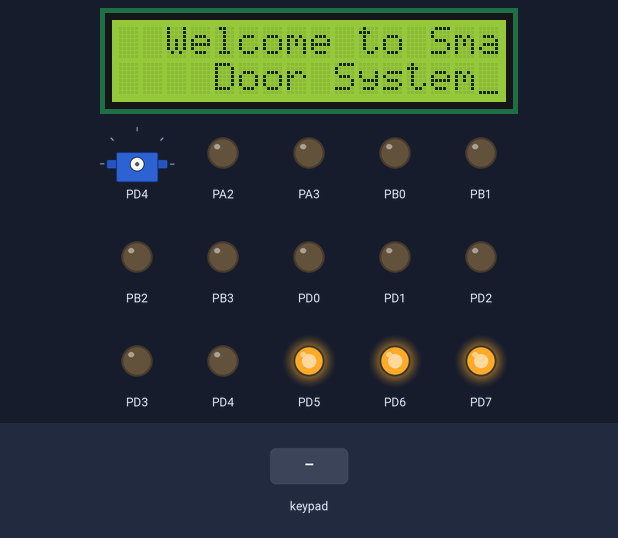
The program below on a simulated ATmega32, built with avr-gcc and emulated at 16 MHz. Shown: 20×4 character LCD, servo, output pins drawn as LEDs (lit = HIGH). Wiring (inferred from the names in the program): 4×4 keypad with keys 7 8 9 / 4 5 6 * 1 2 3 - . 0 = +: rows PC4, PC5, PC6, PC7; columns PC0, PC1, PC2, PC3; character LCD (HD44780): RS PA5; R/W PA6; E PA7; data PB4, PB5, PB6, PB7. The inputs (shaded band) are chosen by the test bench. Servo pulses on a pin are drawn as a servo (544–2400 µs = 0–180°); pins used as bus, display or sensor lines are not drawn. At 6.8 s the program stops and its outputs stay as they are.

Above: at 1.2 s.
1.3 s: key '.' pressed
At 2.9 s:
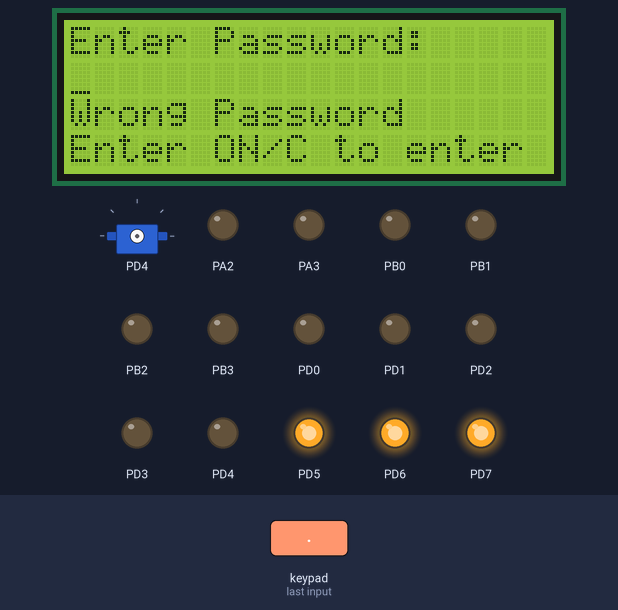
3.8 s: keypad keys 1 2 3 pressed 0.4 s apart
At 5.6 s:
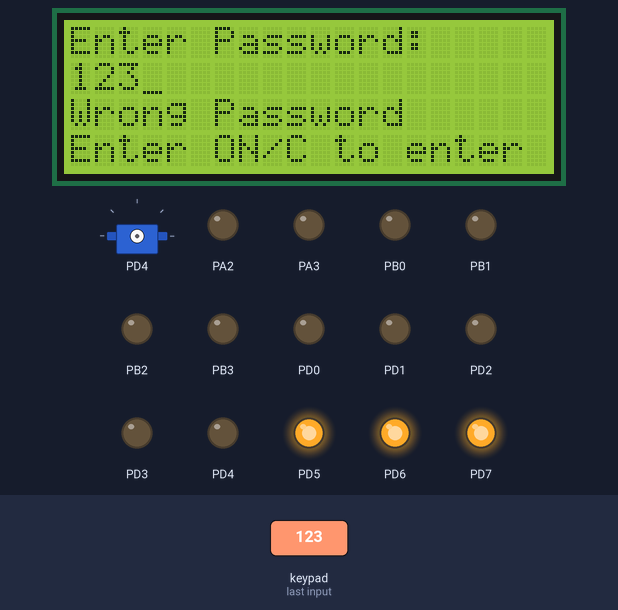
6.5 s: key '.' pressed
At 7.4 s:
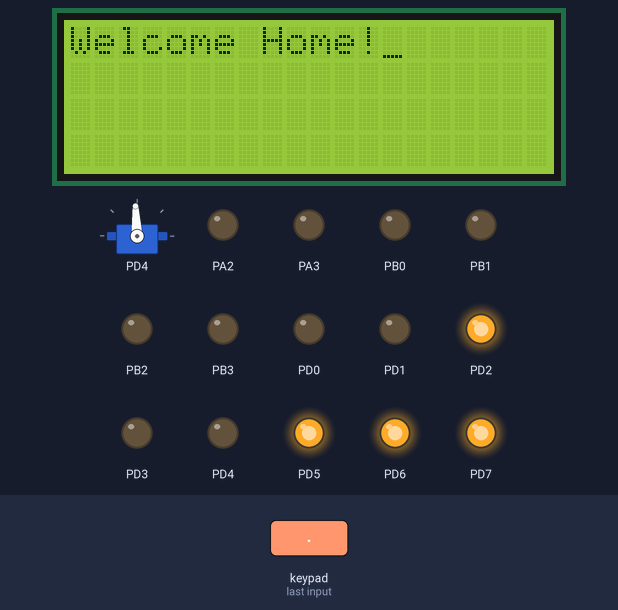
Timing chart, 0 to 8.3 s (numbered marks = the images above; inputs shaded):
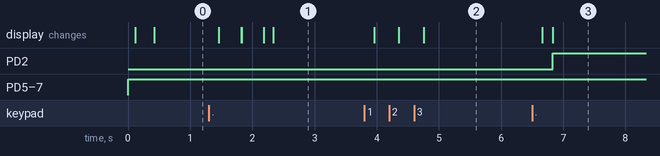

The program:

main.c
```c
/*
 * main.c
 *
 *  Created on: Mar 20, 2024
 *      Author: Mohamed Hussein
 */

#include "STD_TYPES.h"
#include "User_Functions.h"
#include "util/delay.h"

#include "DIO_interface.h"
#include "TIMER_interface.h"

#include "LCD_interface.h"
#include "KEYPAD_interface.h"
#include "SERVO_interface.h"
#include "LED_interface.h"

#define NOT_PRESSED			0x00


void main()
{
	u8 Local_u8Trials = 0, Local_u8Iterator = 0;
	u8 Local_u8Pass[4] = "123", Local_u8Password[20] = {NOT_PRESSED};

	DIO_voidInit();
	LCD_voidInit();


	LCD_u8GoToRowCol(LCD_ROW0, LCD_COL2);
	LCD_u8SendString("Welcome to Smart");
	LCD_u8GoToRowCol(LCD_ROW1, LCD_COL4);
	LCD_u8SendString("Door System");
	_delay_ms(1000);

	LCD_voidClearDisplay();
	LCD_u8GoToRowCol(LCD_ROW0, LCD_COL0);
	LCD_u8SendString("Enter Password:");
	LCD_u8GoToRowCol(LCD_ROW3, LCD_COL0);
	LCD_u8SendString("Enter ON/C to enter");


	while(1)
	{
		while(Local_u8Trials < 3)
		{
			LCD_u8GoToRowCol(LCD_ROW1, LCD_COL0);
			while(Local_u8Iterator < 20)
			{
				do
				{
					Local_u8Password[Local_u8Iterator] = KEYPAD_u8GetPressedKey();

					if(Local_u8Password[Local_u8Iterator] == '/' || Local_u8Password[Local_u8Iterator] == '*' ||
							Local_u8Password[Local_u8Iterator] == '-' || Local_u8Password[Local_u8Iterator] == '+' ||
							Local_u8Password[Local_u8Iterator] == '=')
						Local_u8Password[Local_u8Iterator] = 0x00;

				}while(Local_u8Password[Local_u8Iterator] == 0x00);

				if(Local_u8Password[Local_u8Iterator] == '.')
				{
					Local_u8Password[Local_u8Iterator] = NOT_PRESSED;
					break;
				}

				LCD_voidSendCharacter(Local_u8Password[Local_u8Iterator]);
				Local_u8Iterator++;
			}

			if(0 == StringCompare((const char*) Local_u8Pass, (const char*) Local_u8Password))
			{
				LCD_voidClearDisplay();
				LCD_u8GoToRowCol(LCD_ROW0, LCD_COL0);
				LCD_u8SendString("Welcome Home!");
				SERVO_u8SetAngle(TIMER1_CHANNEL_B, 90);
				LED_u8On(DIO_PORTD, DIO_PIN2);
				Local_u8Trials = 4;
				break;
			}
			else
			{
				Local_u8Iterator = 0;
				StringReset((char*) Local_u8Password, 20);
				LCD_u8GoToRowCol(LCD_ROW1, LCD_COL0);
				LCD_u8SendString("                    ");
				LCD_u8GoToRowCol(LCD_ROW2, LCD_COL0);
				LCD_u8SendString("Wrong Password");
			}

			Local_u8Trials++;

		}

		if(Local_u8Trials == 3)
		{
			Local_u8Trials++;

			LCD_voidClearDisplay();
			LCD_u8GoToRowCol(LCD_ROW0, LCD_COL0);
			LCD_u8SendString("Thieeeeeef!!!");
			LCD_u8GoToRowCol(LCD_ROW1, LCD_COL0);
			LCD_u8SendString("Calling 911 !!");
			LED_u8On(DIO_PORTD, DIO_PIN0);
			LED_u8On(DIO_PORTD, DIO_PIN1);
		}

	}
}
```

LED_interface.h
```c
/***************************************************************************************/
/*************             Author: Mohamed Hussein              ************************/
/*************             File: LED_interface.h	            ************************/
/***************************************************************************************/

#ifndef LED_INTERFACE_H
#define LED_INTERFACE_H

/*********************************		Error classification	******************************/
#define LED_E_PARAM_INVALID_PIN_ID			0x0A
#define LED_E_PARAM_INVALID_PORT_ID			0x0B


/* NOTE:
 * 		Don't forget to configure the pins needed as output in DIO_config.h
 */

/********************************				Function Prototypes				********************************/
/* @brief		shall on the led required
* @paramin		copy_u8Port / PORT - copy_u8Pin / PIN
* @paramout		none
* @retval		Error of wrong paramin
*/
u8 LED_u8On (u8 copy_u8Port, u8 copy_u8Pin);

/* @brief		shall off the led required
* @paramin		copy_u8Port / PORT - copy_u8Pin / PIN
* @paramout		none
* @retval		Error of wrong paramin
*/
u8 LED_u8Off (u8 copy_u8Port, u8 copy_u8Pin);

/* @brief		shall toggle the led required
* @paramin		copy_u8Port / PORT - copy_u8Pin / PIN
* @paramout		none
* @retval		Error of wrong paramin
*/
u8 LED_u8Tog (u8 copy_u8Port, u8 copy_u8Pin);

#endif
```

LED_program.c
```c
/***************************************************************************************/
/*************             Author: Mohamed Hussein              ************************/
/*************             File: LED_program.c		            ************************/
/***************************************************************************************/
#include "STD_TYPES.h"
#include "BIT_MATH.h"

#include "DIO_interface.h"

#include "LED_interface.h"


/********************************				Function Definitions				********************************/

u8 LED_u8On (u8 copy_u8Port, u8 copy_u8Pin)
{
	u8 Local_u8ErrorState = OK;

	if(copy_u8Port >= DIO_PORTA && copy_u8Port <= DIO_PORTD)
	{
		if(copy_u8Pin >= DIO_PIN0 && copy_u8Pin <= DIO_PIN7)
		{
			DIO_u8SetPinValue(copy_u8Port, copy_u8Pin, DIO_PIN_HIGH);
		}
		else
			Local_u8ErrorState = LED_E_PARAM_INVALID_PIN_ID;
	}
	else
		Local_u8ErrorState = LED_E_PARAM_INVALID_PORT_ID;

	return Local_u8ErrorState;
}

u8 LED_u8Off (u8 copy_u8Port, u8 copy_u8Pin)
{
	u8 Local_u8ErrorState = OK;

	if(copy_u8Port >= DIO_PORTA && copy_u8Port <= DIO_PORTD)
	{
		if(copy_u8Pin >= DIO_PIN0 && copy_u8Pin <= DIO_PIN7)
		{
			DIO_u8SetPinValue(copy_u8Port, copy_u8Pin, DIO_PIN_LOW);
		}
		else
			Local_u8ErrorState = LED_E_PARAM_INVALID_PIN_ID;
	}
	else
		Local_u8ErrorState = LED_E_PARAM_INVALID_PORT_ID;

	return Local_u8ErrorState;
}

u8 LED_u8Tog (u8 copy_u8Port, u8 copy_u8Pin)
{
	u8 Local_u8ErrorState = OK;

	if(copy_u8Port >= DIO_PORTA && copy_u8Port <= DIO_PORTD)
	{
		if(copy_u8Pin >= DIO_PIN0 && copy_u8Pin <= DIO_PIN7)
		{
			DIO_u8TogglePinValue(copy_u8Port, copy_u8Pin);
		}
		else
			Local_u8ErrorState = LED_E_PARAM_INVALID_PIN_ID;
	}
	else
		Local_u8ErrorState = LED_E_PARAM_INVALID_PORT_ID;

	return Local_u8ErrorState;
}
```

SERVO_interface.h
```c
/***************************************************************************************/
/*************             Author: Mohamed Hussein              ************************/
/*************             File: SERVO_interface.h	            ************************/
/***************************************************************************************/

#ifndef SERVO_INTERFACE_H
#define SERVO_INTERFACE_H

/* NOTE:
 * 		Don't forget to configure the pins needed in DIO_config.h
 */

/*********************************		Error classification	******************************/
//API called with out of range angle
#define SERVO_E_PARAM_ANGLE_ID					0x0A

/********************************				Function Prototypes				********************************/
/* @brief		shall rotate the servo motor to a specified angle
* @paramin		copy_u8Angle / angle to be set to servo
* @paramout		none
* @retval		error of wrong paramin
*/
u8 SERVO_u8SetAngle (u8 copy_u8TimerChannel, u8 copy_u8Angle);

/* @brief		shall stop the PWM input to the servo
* @paramin		none
* @paramout		none
* @retval		none
*/
void SERVO_voidStop (void);

#endif
```

SERVO_program.c
```c
/***************************************************************************************/
/*************             Author: Mohamed Hussein              ************************/
/*************             File: SERVO_program.c		            ************************/
/***************************************************************************************/
#include "STD_TYPES.h"
#include "BIT_MATH.h"
#include "User_Functions.h"

#include "TIMER_interface.h"

#include "SERVO_interface.h"


/********************************				Function Definitions				********************************/

u8 SERVO_u8SetAngle (u8 copy_u8TimerChannel, u8 copy_u8Angle)
{
	u8 Local_u8ErrorState = OK, Local_u8Duty = 0;

	if(copy_u8Angle <= 180)
	{
		Local_u8Duty = s32Map(0,180,50,100,copy_u8Angle);
		TIMER1_u8GeneratePWM(copy_u8TimerChannel, 50,Local_u8Duty);
	}
	else
		Local_u8ErrorState = SERVO_E_PARAM_ANGLE_ID;

	return Local_u8ErrorState;
}

void SERVO_voidStop (void)
{
	TIMER1_voidStop();
}
```

TIMER_interface.h
```c
/***************************************************************************************/
/*************             Author: Mohamed Hussein              ************************/
/*************             File: TIMER_interface.h	            ************************/
/***************************************************************************************/


#ifndef TIMER_INTERFACE_H
#define TIMER_INTERFACE_H


/*NOTE: CPU Freq. = 16 MHz
 * Non-Inverted mode  --> controls Ton (bigger compare value, bigger Ton)
 * Inverted mode  	  --> controls Toff (bigger compare value, bigger Toff)
 * */

/*********************************		Error classification	******************************/
//Invalid Timer interrupt ID requested
#define TIMER_E_PARAM_INVALID_INT_ID				0x0A
//APIs called with a Null Pointer
#define TIMER_E_PARAM_POINTER						0x0B
//APIs is busy
#define TIMER_E_BUSY								0x0C
//Invalid Timer duty cycle ID requested
#define TIMER_E_PARAM_INVALID_DUTY_ID				0x0E
//Invalid Timer freq ID requested
#define TIMER_E_PARAM_INVALID_FREQ_ID				0x0F
//Invalid Timer channel ID requested
#define TIMER_E_PARAM_INVALID_CHANNEL_ID			0x10
//Invalid Timer PWM configuration (timer mode not pwm mode or compare match mode)
#define TIMER_E_INVALID_PWM_CONFIG					0x11


/*********************************		MACROs	******************************/
/* Waveform Generation Mode for TIMER0 & TIMER2*/
#define TIMER_NORMAL						0
#define TIMER_PWM							1			//PWM, Phase Correct
#define TIMER_CTC							2
#define TIMER_FAST_PWM						3

/* Waveform Generation Mode for TIMER1 */
#define TIMER1_NORMAL						0
#define TIMER1_PWM_8BIT						1
#define TIMER1_PWM_9BIT						2
#define TIMER1_PWM_10BIT					3
#define TIMER1_CTC_OCR1A					4
#define TIMER1_FAST_PWM_8BIT				5
#define TIMER1_FAST_PWM_9BIT				6
#define TIMER1_FAST_PWM_10BIT				7
#define TIMER1_PWM_PFC_ICR1					8		//PWM, Phase and Frequency Correct
#define TIMER1_PWM_PFC_OCR1A				9		//PWM, Phase and Frequency Correct
#define TIMER1_PWM_ICR1						10
#define TIMER1_PWM_OCR1A					11
#define TIMER1_CTC_ICR1						12
#define TIMER1_FAST_PWM_ICR1				14
#define TIMER1_FAST_PWM_OCR1A				15

/* Compare Match Output Mode for TIMER0 & TIMER1 & TIMER2*/
//non-PWM Mode
#define TIMER_COMP_NORMAL			0		//Normal port operation, OCx disconnected
/*non-PWM Mode: Toggle OCx on compare match, Fast PWM Mode & Phase Correct PWM Mode reserved*/
#define TIMER_COMP_TOG_OCx			1
/*non-PWM Mode: Clear OCx on compare match, Fast PWM Mode: Clear OCx on compare match, set OCx at TOP (non-inverting),
* Phase Correct PWM Mode: Clear OCx on compare match when up-counting. Set OCx on compare match when downcounting (non-inverting).*/
#define TIMER_COMP_CLR_OCx			2
/*non-PWM Mode: Set OCx on compare match, Fast PWM Mode: Set OCx on compare match, clear OCx at TOP (inverting),
* Phase Correct PWM Mode: Set OCx on compare match when up-counting. Clear OCx on compare match when downcounting (inverting).*/
#define TIMER_COMP_SET_OCx			3


/* Clock Select / Prescaler for TIMER0 & TIMER1*/
#define TIMER_NO_CLOCK						0			//No clock source (Timer/Counter stopped).
#define TIMER_NO_PRESCALER					1			//clkI/O/(No prescaling)
#define TIMER_CLOCK_8						2
#define TIMER_CLOCK_64						3
#define TIMER_CLOCK_256						4
#define TIMER_CLOCK_1024					5
#define TIMER_EXT0_CLOCK					6		//External clock source on T0 pin. Clock on falling edge.
#define TIMER_EXT1_CLOCK					7		//External clock source on T0 pin. Clock on rising edge.

/* Clock Select / Prescaler for TIMER2*/
#define TIMER2_NO_CLOCK						0			//No clock source (Timer/Counter stopped).
#define TIMER2_NO_PRESCALER					1			//clkI/O/(No prescaling)
#define TIMER2_CLOCK_8						2
#define TIMER2_CLOCK_32						3
#define TIMER2_CLOCK_64						4
#define TIMER2_CLOCK_128					5
#define TIMER2_CLOCK_256					6
#define TIMER2_CLOCK_1024					7

/* TIMER1 Channels*/
#define TIMER1_CHANNEL_A					0
#define TIMER1_CHANNEL_B					1

/* Enable or Disable for TIMER0 & TIMER1 & TIMER2*/
#define TIMER_DISABLE					0
#define TIMER_ENABLE					1

/* interrupt sources for TIMER0 & TIMER1 & TIMER2 */
#define TIMER0_OVF						0
#define TIMER0_COMP						1
#define TIMER1_OVF						2
#define TIMER1_COMPB					3
#define TIMER1_COMPA					4
#define TIMER1_CAPT						5
#define TIMER2_OVF						6
#define TIMER2_COMP						7


/********************************				Function Prototypes				********************************/

/********************************				 TIMER0  						********************************/
/* @brief		shall initialize TIMER0 with the configuration set in TIMER_config.h
* @paramin		none
* @paramout		none
* @retval		none
*/
void TIMER0_voidInit(void);

/* @brief		shall initialize TIMER0 TCNT0 with preload value
* @paramin		copy_u8Preload / Timer0 preload value
* @paramout		none
* @retval		none
*/
void TIMER0_voidSetPreload(u8 copy_u8Preload);

/* @brief		shall initialize TIMER0 OCR0 with compare match value
* @paramin		copy_u8CompValue / Timer0 compare match value
* @paramout		none
* @retval		none
*/
void TIMER0_voidSetCompMatchValue(u8 copy_u8CompValue);

/* @brief		shall Force Output Compare for TIMER0
* @paramin		none
* @paramout		none
* @retval		none
*/
void TIMER0_voidForceOutputComp(void);

/* @brief		shall generate PWM using TIMER0
* @paramin		copy_u32Freq / frequency in Hz (min = CPU_FREQ/(1024UL * 256), max = CPU_FREQ / 256) -
* 				copy_u16Duty / duty cycle (range: 0 : 100, but first multiply it by 10)
* @paramout		none
* @retval		error of wrong paramin
* @note			note: 1000 = 100% , 500 = 50%, 20 = 2%
* @note 		due to few prescalers ranges, the output freq. will be nearly to the required
* @note			remember to configure TIMER0_MODE to be (TIMER_FAST_PWM or TIMER_PWM)
* 				& TIMER0_COMP_MODE to be (TIMER_COMP_CLR_OCx or TIMER_COMP_SET_OCx)
*/
u8 TIMER0_u8GeneratePWM(u32 copy_u32Freq, u16 copy_u16Duty);

/* @brief		shall stop TIMER0
* @paramin		none
* @paramout		none
* @retval		none
*/
void TIMER0_voidStop(void);

/********************************				 TIMER1  						********************************/
/* @brief		shall initialize TIMER1 with the configuration set in TIMER_config.h
* @paramin		none
* @paramout		none
* @retval		none
*/
void TIMER1_voidInit(void);

/* @brief		shall initialize TIMER1 TCNT1 with preload value
* @paramin		copy_u16Preload / Timer1 preload value
* @paramout		none
* @retval		none
*/
void TIMER1_voidSetPreload(u16 copy_u16Preload);

/* @brief		shall initialize TIMER1 channel A OCR1A with compare match value
* @paramin		copy_u16CompValue / Timer1 channel A compare match value
* @paramout		none
* @retval		none
*/
void TIMER1_voidSetCompMatchChannelAValue(u16 copy_u16CompValue);

/* @brief		shall initialize TIMER1 channel B OCR1B with compare match value
* @paramin		copy_u16CompValue / Timer1 channel B compare match value
* @paramout		none
* @retval		none
*/
void TIMER1_voidSetCompMatchChannelBValue(u16 copy_u16CompValue);

/* @brief		shall generate PWM using TIMER1
* @paramin		copy_u8TimerChannel / Timer1 Channel (A or B) -
* 				copy_u32Freq / frequency in Hz (min = CPU_FREQ/(1024UL * (1+TOP)), max = CPU_FREQ / (1+TOP)) -
* 				copy_u16Duty / duty cycle (range: 0 : 100, but first multiply it by 10)
* @paramout		none
* @retval		error of wrong paramin
* @note			note: 1000 = 100% , 500 = 50%, 20 = 2%
* @note 		remember to configure TIMER1_MODE to be (TIMER1_FAST_PWM_OCR1A or TIMER1_FAST_PWM_ICR1 or TIMER1_PWM_OCR1A
* 				or TIMER1_PWM_ICR1 or TIMER1_PWM_8BIT or TIMER1_PWM_9BIT or TIMER1_PWM_10BIT or TIMER1_FAST_PWM_8BIT or
* 				TIMER1_FAST_PWM_9BIT or TIMER1_FAST_PWM_10BIT ....)
* 				& TIMER0_COMP_MODE to be (TIMER_COMP_CLR_OCx or TIMER_COMP_SET_OCx)
*/
u8 TIMER1_u8GeneratePWM(u8 copy_u8TimerChannel, u32 copy_u32Freq, u16 copy_u16Duty);

/* @brief		shall stop TIMER1
* @paramin		none
* @paramout		none
* @retval		none
*/
void TIMER1_voidStop(void);

/********************************				 TIMER2  						********************************/
/* @brief		shall initialize TIMER2 with the configuration set in TIMER_config.h
* @paramin		none
* @paramout		none
* @retval		none
*/
void TIMER2_voidInit(void);

/* @brief		shall initialize TIMER2 TCNT2 with preload value
* @paramin		copy_u8Preload / Timer2 preload value
* @paramout		none
* @retval		none
*/
void TIMER2_voidSetPreload(u8 copy_u8Preload);

/* @brief		shall initialize TIMER2 OCR2 with compare match value
* @paramin		copy_u8CompValue / Timer2 compare match value
* @paramout		none
* @retval		none
*/
void TIMER2_voidSetCompMatchValue(u8 copy_u8CompValue);

/* @brief		shall Force Output Compare for TIMER2
* @paramin		none
* @paramout		none
* @retval		none
*/
void TIMER2_voidForceOutputComp(void);

/* @brief		shall delay in ms using TIMER2
* @paramin		copy_u16Delayms / delay in ms -
* 				copy_pvFunc / pointer to a function that takes nothing & returns nothing and being called
* 				after the delay passes
* @paramout		none
* @retval		error of wrong paramin
* @note			least delay = 1 ms, must enable interrupt
*/
u8 TIMER2_u8Delayms(u16 copy_u16Delayms, pvFunction_t copy_pvFunc);

/* @brief		shall stop TIMER2
* @paramin		none
* @paramout		none
* @retval		none
*/
void TIMER2_voidStop(void);


/********************	 Timers interrupt functions		****************/
/* @brief		shall enable TIMER interrupt source
* @paramin		copy_u8IntSource / Timer interrupt source
* @paramout		none
* @retval		error of wrong paramin
*/
u8 TIMER_u8EnableInterrupt(u8 copy_u8IntSource);

/* @brief		shall disable TIMER interrupt source
* @paramin		copy_u8IntSource / Timer interrupt source
* @paramout		none
* @retval		error of wrong paramin
*/
u8 TIMER_u8DisableInterrupt(u8 copy_u8IntSource);

/* @brief		shall initialize TIMER0 or TIMER1 or TIMER2 call back functions for available interrupt sources
* @paramin		copy_pvFunc / pointer to function that takes none & returns none being called in ISR -
* 				copy_u8TimerSource / Timer interrupt source
* @paramout		none
* @retval		error of wrong paramin
*/
u8 TIMER_u8SetCallBack(u8 copy_u8TimerSource, pvFunction_t copy_pvFunc);


#endif
```

Source omitted: TIMER_program.c (31443 bytes), User_Functions.c (3343 bytes), User_Functions.h (792 bytes), KEYPAD_config.h (2714 bytes), LCD_config.h (3300 bytes), TIMER_config.h (2821 bytes), KEYPAD_interface.h (979 bytes), KEYPAD_program.c (3282 bytes), LCD_interface.h (5535 bytes), LCD_program.c (13973 bytes), BIT_MATH.h (625 bytes), DIO_config.h (7589 bytes) and 6 more

Measured:
- after the input at 3.8 s, the display: first changes after 0.16 s (image 2 shows a later state)
- after the input at 6.5 s, PD2: LOW → HIGH after 0.33 s; the display: first changes after 0.16 s (image 3 shows a later state)
